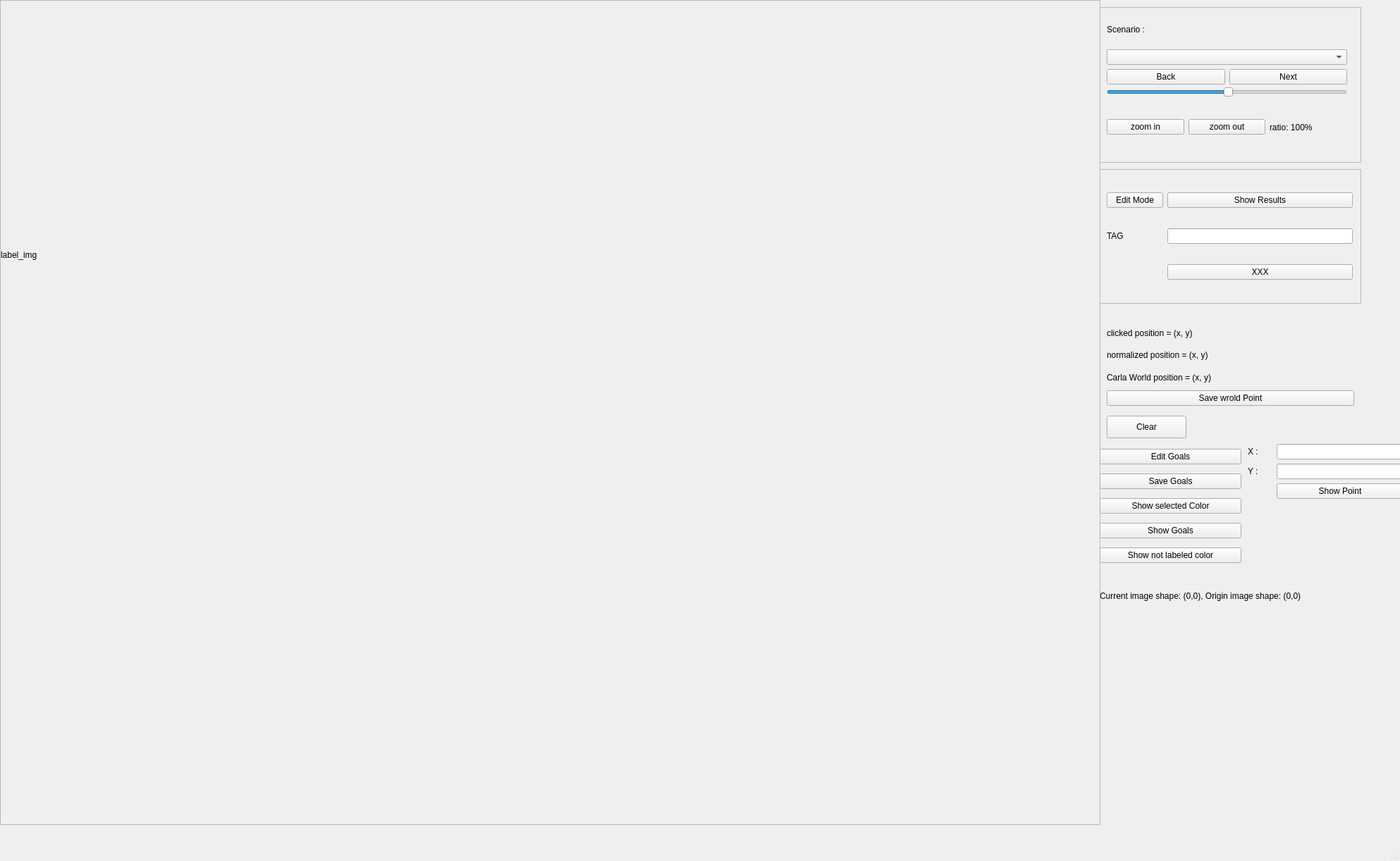
<?xml version="1.0" encoding="UTF-8"?>
<ui version="4.0">
 <class>MainWindow</class>
 <widget class="QMainWindow" name="MainWindow">
  <property name="geometry">
   <rect>
    <x>0</x>
    <y>0</y>
    <width>1986</width>
    <height>1222</height>
   </rect>
  </property>
  <property name="windowTitle">
   <string>MainWindow</string>
  </property>
  <widget class="QWidget" name="centralwidget">
   <widget class="QLabel" name="label_img_shape">
    <property name="geometry">
     <rect>
      <x>1560</x>
      <y>820</y>
      <width>441</width>
      <height>51</height>
     </rect>
    </property>
    <property name="text">
     <string>Current image shape: (0,0), Origin image shape: (0,0)</string>
    </property>
   </widget>
   <widget class="QLabel" name="label_file_name">
    <property name="geometry">
     <rect>
      <x>40</x>
      <y>910</y>
      <width>941</width>
      <height>31</height>
     </rect>
    </property>
    <property name="text">
     <string>file name:</string>
    </property>
   </widget>
   <widget class="QWidget" name="verticalLayoutWidget">
    <property name="geometry">
     <rect>
      <x>0</x>
      <y>0</y>
      <width>1561</width>
      <height>1171</height>
     </rect>
    </property>
    <layout class="QVBoxLayout" name="verticalLayout">
     <item>
      <widget class="QScrollArea" name="scrollArea">
       <property name="widgetResizable">
        <bool>true</bool>
       </property>
       <widget class="QWidget" name="scrollAreaWidgetContents">
        <property name="geometry">
         <rect>
          <x>0</x>
          <y>0</y>
          <width>1557</width>
          <height>1167</height>
         </rect>
        </property>
        <widget class="QLabel" name="label_img">
         <property name="geometry">
          <rect>
           <x>0</x>
           <y>0</y>
           <width>891</width>
           <height>721</height>
          </rect>
         </property>
         <property name="text">
          <string>label_img</string>
         </property>
        </widget>
       </widget>
      </widget>
     </item>
    </layout>
   </widget>
   <widget class="QWidget" name="verticalLayoutWidget_2">
    <property name="geometry">
     <rect>
      <x>1570</x>
      <y>460</y>
      <width>351</width>
      <height>116</height>
     </rect>
    </property>
    <layout class="QVBoxLayout" name="verticalLayout_2">
     <item>
      <widget class="QLabel" name="label_click_pos">
       <property name="text">
        <string>clicked position = (x, y)</string>
       </property>
      </widget>
     </item>
     <item>
      <widget class="QLabel" name="label_norm_pos">
       <property name="text">
        <string>normalized position = (x, y)</string>
       </property>
      </widget>
     </item>
     <item>
      <widget class="QLabel" name="label_real_pos">
       <property name="text">
        <string>Carla World position = (x, y)</string>
       </property>
      </widget>
     </item>
     <item>
      <widget class="QPushButton" name="pushButton_save_world_point">
       <property name="text">
        <string>Save wrold Point</string>
       </property>
      </widget>
     </item>
    </layout>
   </widget>
   <widget class="QFrame" name="frame">
    <property name="geometry">
     <rect>
      <x>1560</x>
      <y>240</y>
      <width>371</width>
      <height>191</height>
     </rect>
    </property>
    <property name="frameShape">
     <enum>QFrame::StyledPanel</enum>
    </property>
    <property name="frameShadow">
     <enum>QFrame::Raised</enum>
    </property>
    <widget class="QWidget" name="gridLayoutWidget">
     <property name="geometry">
      <rect>
       <x>10</x>
       <y>10</y>
       <width>349</width>
       <height>171</height>
      </rect>
     </property>
     <layout class="QGridLayout" name="gridLayout">
      <item row="0" column="0">
       <widget class="QPushButton" name="pushButton_edit_mode">
        <property name="text">
         <string>Edit Mode</string>
        </property>
       </widget>
      </item>
      <item row="2" column="0">
       <widget class="QLabel" name="label_2">
        <property name="text">
         <string>TAG</string>
        </property>
       </widget>
      </item>
      <item row="0" column="1">
       <widget class="QPushButton" name="pushButton_show_results">
        <property name="text">
         <string>Show Results</string>
        </property>
       </widget>
      </item>
      <item row="2" column="1">
       <widget class="QLineEdit" name="lineEdit_tag"/>
      </item>
      <item row="3" column="1">
       <widget class="QPushButton" name="pushButton_save_region">
        <property name="text">
         <string>XXX</string>
        </property>
       </widget>
      </item>
     </layout>
    </widget>
   </widget>
   <widget class="QFrame" name="frame_2">
    <property name="geometry">
     <rect>
      <x>1560</x>
      <y>10</y>
      <width>371</width>
      <height>221</height>
     </rect>
    </property>
    <property name="frameShape">
     <enum>QFrame::StyledPanel</enum>
    </property>
    <property name="frameShadow">
     <enum>QFrame::Raised</enum>
    </property>
    <widget class="QSlider" name="slider_zoom">
     <property name="geometry">
      <rect>
       <x>10</x>
       <y>110</y>
       <width>341</width>
       <height>22</height>
      </rect>
     </property>
     <property name="value">
      <number>50</number>
     </property>
     <property name="orientation">
      <enum>Qt::Horizontal</enum>
     </property>
    </widget>
    <widget class="QWidget" name="layoutWidget">
     <property name="geometry">
      <rect>
       <x>10</x>
       <y>140</y>
       <width>341</width>
       <height>61</height>
      </rect>
     </property>
     <layout class="QHBoxLayout" name="horizontalLayout">
      <item>
       <widget class="QPushButton" name="btn_zoom_in">
        <property name="text">
         <string>zoom in</string>
        </property>
       </widget>
      </item>
      <item>
       <widget class="QPushButton" name="btn_zoom_out">
        <property name="text">
         <string>zoom out</string>
        </property>
       </widget>
      </item>
      <item>
       <widget class="QLabel" name="label_ratio">
        <property name="text">
         <string>ratio: 100%</string>
        </property>
       </widget>
      </item>
     </layout>
    </widget>
    <widget class="QWidget" name="verticalLayoutWidget_4">
     <property name="geometry">
      <rect>
       <x>10</x>
       <y>10</y>
       <width>341</width>
       <height>100</height>
      </rect>
     </property>
     <layout class="QVBoxLayout" name="verticalLayout_4">
      <item>
       <widget class="QLabel" name="label">
        <property name="text">
         <string>Scenario :</string>
        </property>
       </widget>
      </item>
      <item>
       <layout class="QHBoxLayout" name="horizontalLayout_2">
        <item>
         <widget class="QComboBox" name="town_comboBox"/>
        </item>
       </layout>
      </item>
      <item>
       <layout class="QHBoxLayout" name="horizontalLayout_3">
        <item>
         <widget class="QPushButton" name="btn_back">
          <property name="text">
           <string>Back</string>
          </property>
         </widget>
        </item>
        <item>
         <widget class="QPushButton" name="btn_next">
          <property name="text">
           <string>Next</string>
          </property>
         </widget>
        </item>
       </layout>
      </item>
     </layout>
    </widget>
   </widget>
   <widget class="QPushButton" name="pushButton_clear">
    <property name="geometry">
     <rect>
      <x>1570</x>
      <y>590</y>
      <width>113</width>
      <height>32</height>
     </rect>
    </property>
    <property name="text">
     <string>Clear</string>
    </property>
   </widget>
   <widget class="QWidget" name="formLayoutWidget">
    <property name="geometry">
     <rect>
      <x>1770</x>
      <y>630</y>
      <width>221</width>
      <height>111</height>
     </rect>
    </property>
    <layout class="QFormLayout" name="formLayout">
     <item row="1" column="0">
      <widget class="QLabel" name="label_3">
       <property name="text">
        <string>X :      </string>
       </property>
      </widget>
     </item>
     <item row="1" column="1">
      <widget class="QLineEdit" name="lineEdit_x"/>
     </item>
     <item row="2" column="0">
      <widget class="QLabel" name="label_4">
       <property name="text">
        <string>Y :     </string>
       </property>
      </widget>
     </item>
     <item row="2" column="1">
      <widget class="QLineEdit" name="lineEdit_y"/>
     </item>
     <item row="3" column="1">
      <widget class="QPushButton" name="pushButton_show_point">
       <property name="text">
        <string>Show Point</string>
       </property>
      </widget>
     </item>
    </layout>
   </widget>
   <widget class="QWidget" name="widget" native="true">
    <property name="geometry">
     <rect>
      <x>1850</x>
      <y>710</y>
      <width>120</width>
      <height>80</height>
     </rect>
    </property>
   </widget>
   <widget class="QWidget" name="verticalLayoutWidget_3">
    <property name="geometry">
     <rect>
      <x>1560</x>
      <y>630</y>
      <width>201</width>
      <height>180</height>
     </rect>
    </property>
    <layout class="QVBoxLayout" name="verticalLayout_3">
     <item>
      <widget class="QPushButton" name="pushButton_goal">
       <property name="text">
        <string>Edit Goals</string>
       </property>
      </widget>
     </item>
     <item>
      <widget class="QPushButton" name="pushButton_save_goals">
       <property name="text">
        <string>Save Goals</string>
       </property>
      </widget>
     </item>
     <item>
      <widget class="QPushButton" name="pushButton_color_area">
       <property name="text">
        <string>Show selected Color</string>
       </property>
      </widget>
     </item>
     <item>
      <widget class="QPushButton" name="pushButton_show_goals">
       <property name="text">
        <string>Show Goals</string>
       </property>
      </widget>
     </item>
     <item>
      <widget class="QPushButton" name="pushButton_show_not_labeled_color">
       <property name="text">
        <string>Show not labeled color</string>
       </property>
      </widget>
     </item>
    </layout>
   </widget>
  </widget>
  <widget class="QMenuBar" name="menubar">
   <property name="geometry">
    <rect>
     <x>0</x>
     <y>0</y>
     <width>1986</width>
     <height>32</height>
    </rect>
   </property>
  </widget>
  <widget class="QStatusBar" name="statusbar"/>
 </widget>
 <resources/>
 <connections/>
</ui>
